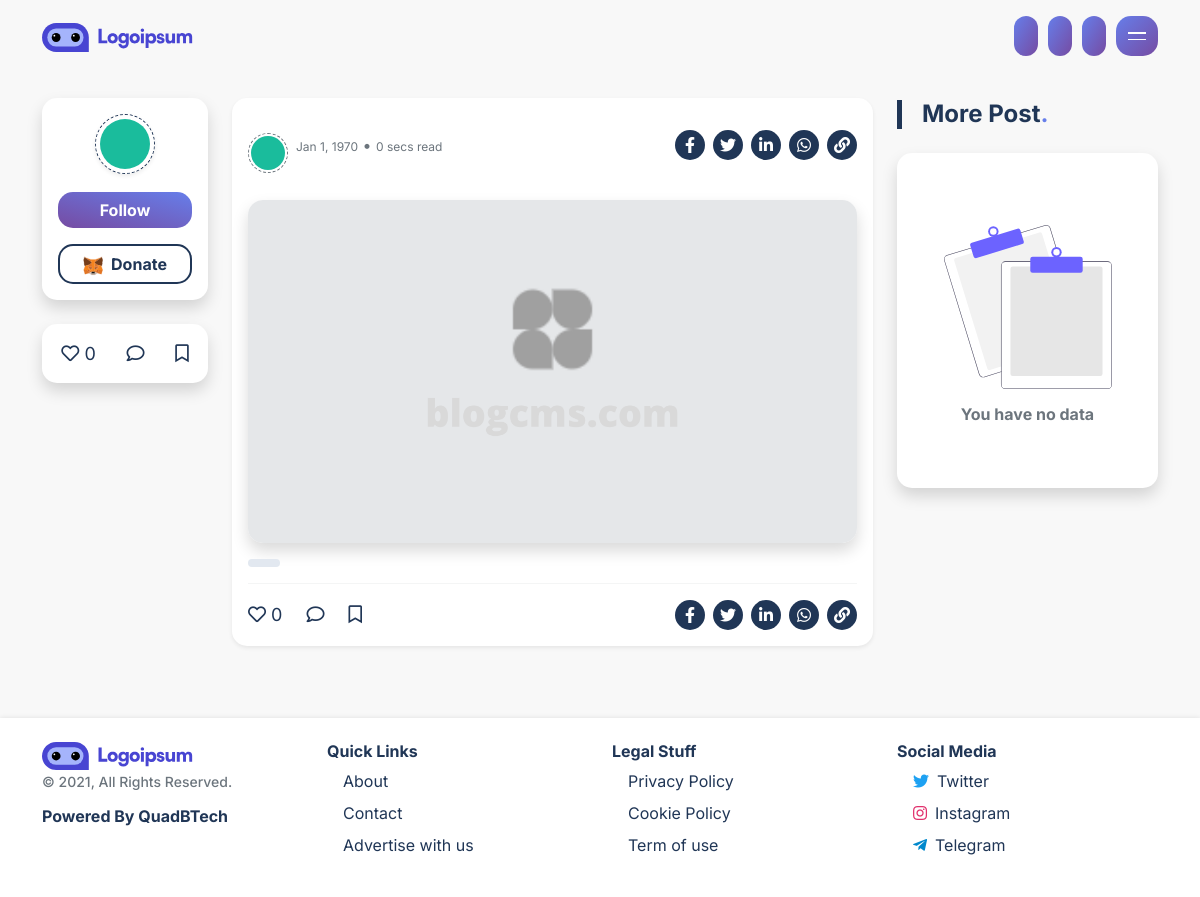
Screenshot of /extra.php (signed in) with the database file from the repository.
### tables this page shows
CREATE TABLE `logo` (
  `id` int(200) NOT NULL,
  `logo_image` varchar(255) NOT NULL,
  `from_ip` varchar(255) NOT NULL,
  `from_browser` varchar(255) NOT NULL,
  `time` varchar(255) NOT NULL
);

CREATE TABLE `social_media` (
  `id` int(11) NOT NULL,
  `icon_name` varchar(255) NOT NULL,
  `icon_font` varchar(255) NOT NULL,
  `icon_color` varchar(20) NOT NULL,
  `icon_link` varchar(255) NOT NULL,
  `visibility` varchar(255) NOT NULL
);

### extra.php (the view, shortened to what the rows shown need)
<?php require_once "php/controllerUserData.php"; ?>
<?php
$username_req = $username_post;
$post_slug_req = $post_slug;
$sql2 = "SELECT `stories`.*,`user_login`.`username`, `user_login`.`name`, `user_login`.`profile`,`user_login`.`bio`
FROM `stories`INNER JOIN `user_login` ON `stories`.`user_uid` = `user_login`.`user_uid`
WHERE `stories`.`unlisted` = 'false'
AND `user_login`.`account_status`='active' AND `user_login`.`username`='$username_req'
AND `stories`.`post_slug` = '$post_slug_req'";
$run_Sql2 = mysqli_query($link, $sql2);
$fetch_info2 = mysqli_fetch_assoc($run_Sql2);
$post_uid = `stories` . $fetch_info2['post_uid'];
$date_now = date("20y-m-d");
$query11 = "SELECT * FROM post_views WHERE post_uid='$post_uid' order by `post_views`.`day` desc";
$ree = mysqli_query($link, $query11);
$roww = mysqli_fetch_array($ree);
$day = $roww['day'];
if ($day == $date_now) {
    $link->query("UPDATE post_views SET post_per_day_views=post_per_day_views+1 WHERE post_uid='$post_uid' AND day='$date_now'");
} else {
    $link->query("INSERT INTO post_views(post_uid,day,post_per_day_views) VALUES ('$post_uid','$date_now','1') ");
}
?>
<!DOCTYPE html>
<html lang="en">
<head>
    <link rel="stylesheet" href="https://cdnjs.cloudflare.com/ajax/libs/font-awesome/5.15.4/css/all.min.css" />
    <link rel="stylesheet" href="https://cdnjs.cloudflare.com/ajax/libs/simple-line-icons/2.5.5/css/simple-line-icons.min.css" />
    <link href="assets/bootstrap/css/bootstrap.min.css" rel="stylesheet">
    <link href="assets/toastr/toastr.min.css" rel="stylesheet">
    <link href="assets/css/app.css" rel="stylesheet">
    <link href="assets/css/loader.css" rel="stylesheet">
    <link rel='stylesheet' href='https://cdn.quilljs.com/1.2.3/quill.snow.css'>
    <link rel='stylesheet' href='https://cdn.quilljs.com/1.2.3/quill.bubble.css'>
</head>
<body onload="loader()">
    <?php include('include/header.php'); ?>
    <?php include('include/footer.php'); ?>
</body>
</html>

### include/header.php (shortened to what the rows shown need)
<?php
$result = mysqli_query($link, 'SELECT * FROM `logo`');
$rowLogo = mysqli_fetch_assoc($result);
?>
<header class="header">
    <nav class="navbar navbar-expand-lg fixed-top" id="navbar-2">
        <div class="container py-2"><a href="./"
                class="navbar-brand text-uppercase font-weight-bold"><img src="<?php echo $rowLogo['logo_image']; ?>"
                    width='151px' alt='logo'></a>
        </div>
    </nav>
</header>

### include/footer.php (shortened to what the rows shown need)
<footer class="footer">
    <div class="container py-4">
        <div class="row">
            <div class="col-lg-3 col-md-12 order-4 order-lg-1">
                <div class="text-align mb-3">
                    <img src="<?php echo $rowLogo['logo_image']; ?>"
                        width='151px' alt='logo' class="mb-1">
                    <h6 class="mb-3 text-muted small">&copy; 2021, All Rights Reserved.</h6>
                    <h6 class="fw-bold" style="color:var(--text-color);">Powered By <a href="#" class="footer-link" target="_blank">QuadBTech</a></h6>
                </div>
            </div>
            <div class="col-lg-3 col-md-12 order-1 order-lg-4">
                <div class="text-align mb-3">
                    <div class="d-flex flex-lg-column justify-content-center flex-wrap gap-2 ms-lg-3">
                    <?php
                                    $result2 = mysqli_query($link, 'SELECT * FROM `social_media` WHERE visibility = "true"');
                                    while ($row2 = mysqli_fetch_array($result2)) {
                                ?>
            <a href="<?php echo $row2['icon_link']; ?>" target="_blank" class="footer-link"
                title="<?php echo ucfirst($row2['icon_name']); ?>">
                <div class="d-flex align-items-center gap-2">
                    <i class="<?php echo $row2['icon_font']; ?>" style="color:<?php echo $row2['icon_color']; ?>;"></i> <span class="d-none d-lg-block"> <?php echo ucfirst($row2['icon_name']); ?></span>
                </div>
            </a>
            <?php } ?>
                    </div>
                </div>
            </div>
        </div>
    </div>
</footer>

### rows the page displays
logo: logo_image (picture)
social_media: icon_name "Twitter"
social_media: icon_name "Instagram"
social_media: icon_name "Telegram"

### other values shown
$count_like "0"
date('M j, Y', strtotime($created_at2)) "Jan 1, 1970"
$s "0"
